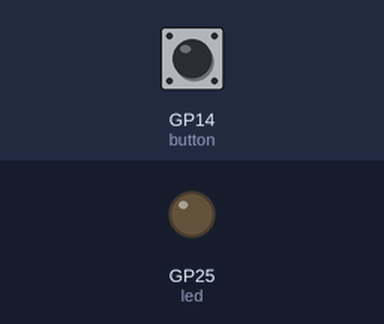
Recording of a program running on a simulated Raspberry Pi Pico running MicroPython. On the bench: output pins drawn as LEDs (lit = HIGH). The inputs (shaded band) are chosen by the test bench; at power-on: GP14 (button) HIGH. What the program prints to the serial console is not drawn.

Above: at 1.2 s.
1.3 s: GP14 (button) pulled LOW for 3.2 s
At 2.4 s:
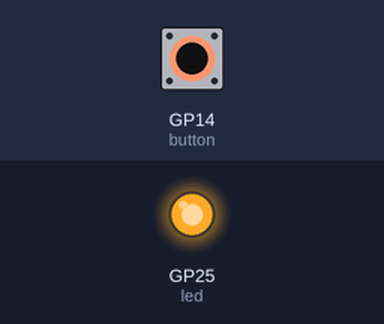
Timing chart, 0 to 6.0 s (numbered marks = the images above; inputs shaded):
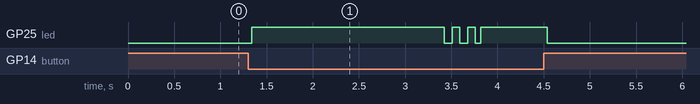

The program:

main.py
```python
# PanicStick firmware for Raspberry Pi Pico 2 (non-W), MicroPython.
# Button: GP14 to GND. The internal pull-up is enabled.
# USB insertion only sends "hello"; it never triggers an action.
import json
import sys
import time
from machine import Pin
from button_monitor import ButtonMonitor

BUTTON_GPIO = 14
LED_GPIO = 25
HOLD_MS = 2000
DEBOUNCE_MS = 35

button = Pin(BUTTON_GPIO, Pin.IN, Pin.PULL_UP)
try:
    led = Pin("LED", Pin.OUT)
except (TypeError, ValueError):
    # Pico 2 boards/builds that expose the onboard LED as GP25.
    led = Pin(LED_GPIO, Pin.OUT)


def emit(event, **fields):
    message = {"protocol": "panicstick", "version": 1, "event": event}
    message.update(fields)
    print(json.dumps(message), flush=True)


emit("hello", device="Pico 2", firmware="1.0.0", button_gpio=BUTTON_GPIO)

monitor = ButtonMonitor(hold_ms=HOLD_MS, debounce_ms=DEBOUNCE_MS)
blink_until = None
blink_next = None
blink_on = False

while True:
    now = time.ticks_ms()
    event = monitor.update(button.value(), now, time.ticks_diff)
    if event and event[0] == "trigger":
        emit("trigger", hold_ms=event[1], event_id=str(time.ticks_us()))
        blink_until = time.ticks_add(now, 480)
        blink_next = now
        blink_on = False
    elif event and event[0] == "released":
        emit("released", hold_ms=event[1])

    if blink_until is not None and time.ticks_diff(now, blink_until) < 0:
        if time.ticks_diff(now, blink_next) >= 0:
            blink_on = not blink_on
            led.value(1 if blink_on else 0)
            blink_next = time.ticks_add(now, 80)
    else:
        blink_until = None
        led.value(1 if monitor.pressed else 0)

    time.sleep_ms(5)
```

button_monitor.py
```python
"""Debounced, hold-to-trigger button state machine for MicroPython and CPython."""

class ButtonMonitor:
    def __init__(self, hold_ms=2000, debounce_ms=35):
        if hold_ms < 1 or debounce_ms < 1:
            raise ValueError("hold and debounce times must be positive")
        self.hold_ms = hold_ms
        self.debounce_ms = debounce_ms
        self.last_raw = 1
        self.raw_changed_at = 0
        self.pressed = False
        self.pressed_at = None
        self.triggered = False

    def update(self, raw_value, now_ms, ticks_diff):
        """Return (event_name, held_ms) when a stable state transition occurs."""
        raw_value = 1 if raw_value else 0
        if raw_value != self.last_raw:
            self.last_raw = raw_value
            self.raw_changed_at = now_ms
        if ticks_diff(now_ms, self.raw_changed_at) < self.debounce_ms:
            return None

        is_pressed = raw_value == 0
        if is_pressed and not self.pressed:
            self.pressed = True
            self.pressed_at = now_ms
            self.triggered = False
        elif not is_pressed and self.pressed:
            held_ms = ticks_diff(now_ms, self.pressed_at)
            self.pressed = False
            self.pressed_at = None
            was_triggered = self.triggered
            self.triggered = False
            if was_triggered:
                return ("released", held_ms)
            return None

        if self.pressed and not self.triggered:
            held_ms = ticks_diff(now_ms, self.pressed_at)
            if held_ms >= self.hold_ms:
                self.triggered = True
                return ("trigger", held_ms)
        return None
```

Measured:
- after the input at 1.3 s, GP25 (led): LOW → HIGH at once, then repeats every 0.17 s: LOW 0.08 s, HIGH 0.08 s
